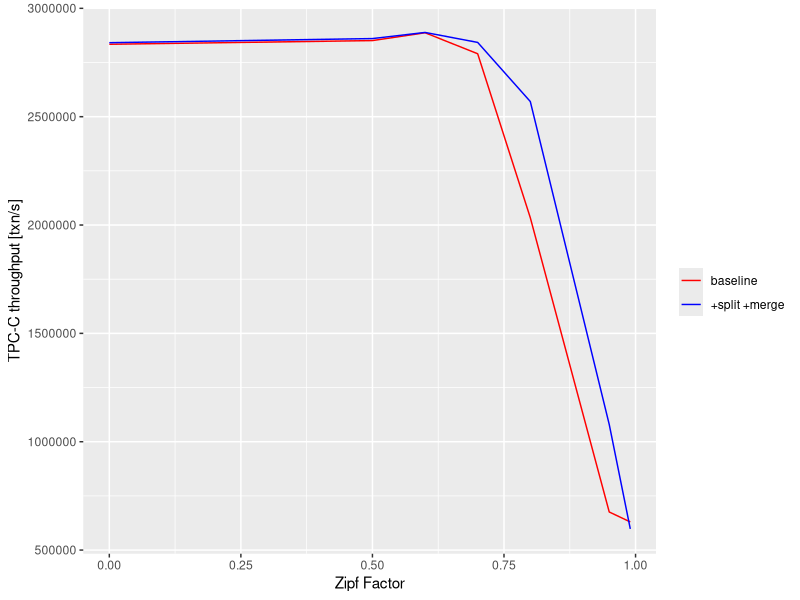
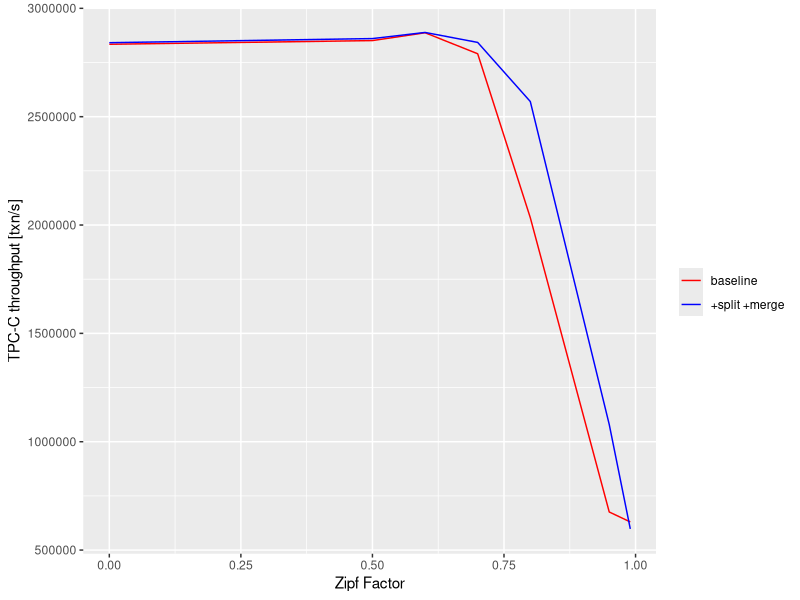

These figures' R source, in order:
library(ggplot2)
library(sqldf)
library(Cairo)
library(stringr)
library(scales)
# TPC-C B: 100 warehouses, 120 threads, zipf variable [In-memory]

dev.set(0)
df=read.csv('./B.csv')
d=sqldf("select c_zipf_factor, c_cm_split, max(tx) tx  from df group by c_cm_split, c_zipf_factor")

tx <- ggplot(d, aes(c_zipf_factor, tx, color=factor(c_cm_split), group=c_cm_split)) + geom_line()
tx <- tx + scale_x_continuous(name="Zipf Factor") + scale_y_continuous(name="TPC-C throughput [txn/s]") + scale_color_manual(name="", values=c("red", "blue"), labels=c("baseline", "+split +merge"))
print(tx)

CairoPDF("./tpcc_B.pdf", bg="transparent")
print(tx)
dev.off()
